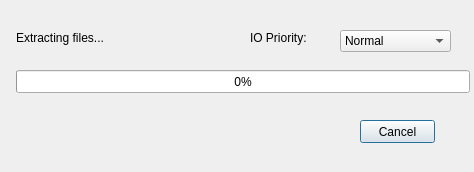
<?xml version="1.0" encoding="UTF-8"?>
<ui version="4.0">
 <class>WorkerDialog</class>
 <widget class="QDialog" name="WorkerDialog">
  <property name="geometry">
   <rect>
    <x>0</x>
    <y>0</y>
    <width>474</width>
    <height>172</height>
   </rect>
  </property>
  <property name="windowTitle">
   <string>Dialog</string>
  </property>
  <widget class="QLabel" name="label">
   <property name="geometry">
    <rect>
     <x>16</x>
     <y>30</y>
     <width>111</width>
     <height>16</height>
    </rect>
   </property>
   <property name="text">
    <string>Extracting files...</string>
   </property>
  </widget>
  <widget class="QProgressBar" name="progressBar">
   <property name="geometry">
    <rect>
     <x>16</x>
     <y>70</y>
     <width>454</width>
     <height>23</height>
    </rect>
   </property>
   <property name="value">
    <number>0</number>
   </property>
  </widget>
  <widget class="QPushButton" name="cancelButton">
   <property name="geometry">
    <rect>
     <x>360</x>
     <y>120</y>
     <width>75</width>
     <height>23</height>
    </rect>
   </property>
   <property name="text">
    <string>Cancel</string>
   </property>
  </widget>
  <widget class="QLabel" name="label_2">
   <property name="geometry">
    <rect>
     <x>250</x>
     <y>30</y>
     <width>71</width>
     <height>16</height>
    </rect>
   </property>
   <property name="text">
    <string>IO Priority:</string>
   </property>
  </widget>
  <widget class="QComboBox" name="priorityComboBox">
   <property name="geometry">
    <rect>
     <x>340</x>
     <y>30</y>
     <width>111</width>
     <height>22</height>
    </rect>
   </property>
   <item>
    <property name="text">
     <string>Normal</string>
    </property>
   </item>
   <item>
    <property name="text">
     <string>Background</string>
    </property>
   </item>
  </widget>
 </widget>
 <resources/>
 <connections/>
</ui>
